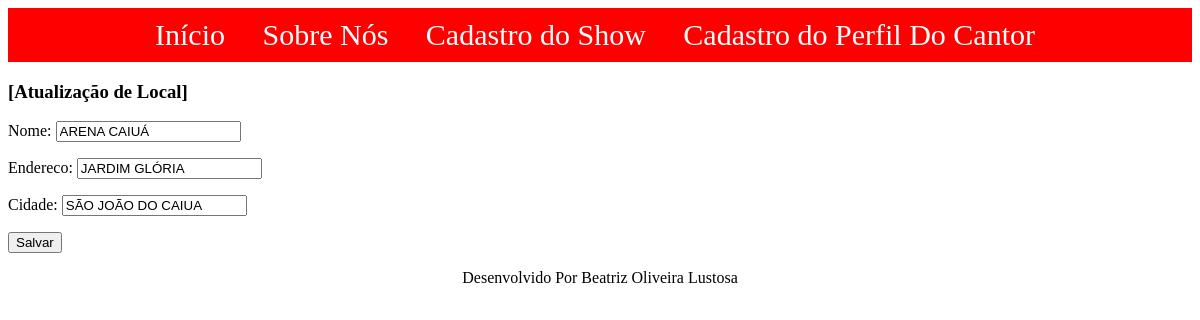
The app's page /editar/local/1/ with its own data.
### paginas/models.py (models this page shows, shortened)
class Local(models.Model):
    nome = models.CharField(max_length=100)
    endereco = models.CharField(max_length=100)
    cidade = models.CharField(max_length=100)

### paginas/views.py (the view)
# urls.py: path("editar/local/<int:pk>/", LocalUpdate.as_view(), name = "editar-local"),
class LocalUpdate(UpdateView):
    template_name = 'paginas/form.html'
    model = Local
    fields = ['nome', 'endereco', 'cidade']
    success_url = reverse_lazy('index')
    extra_context = {'titulo' : 'Atualização de Local',
                     'botao' : 'Salvar'}

### paginas/templates/paginas/form.html (shortened to what this page needs)
{% extends "paginas/index.html" %}
{% load static %}
{% block conteudo %}
<h3>
   [{{titulo}}]
</h3>
<form action = "" method = "post">
    {{form.as_p}}
    <button type="submit"> {{ botao }} </button>
</form>
{% endblock %}

### records on screen
Local: nome "ARENA CAIUÁ", endereco "JARDIM GLÓRIA", cidade "SÃO JOÃO DO CAIUA"

### other values on screen
{{ titulo }} "Atualização de Local"
{{ botao }} "Salvar"
